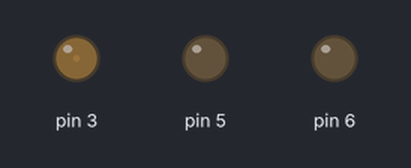
This sketch was run on a simulated Arduino Uno, built with avr-gcc and run on an emulated ATmega328P. On the bench: output pins drawn as LEDs (lit = HIGH).

Above: at 0.15 s.
At 4.95 s:
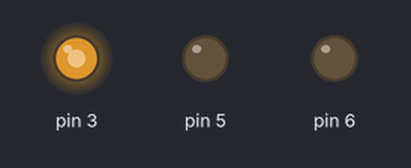
At 10.05 s:
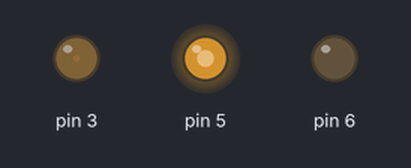
At 14.56 s:
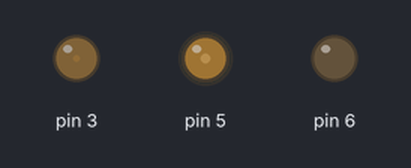
At 19.96 s:
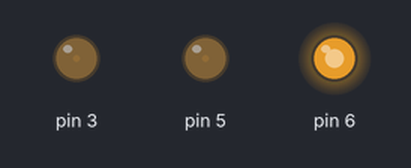
At 39.77 s:
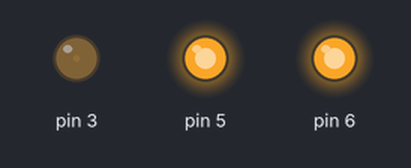
Timing chart, 0 to 40.0 s (numbered marks = the images above):
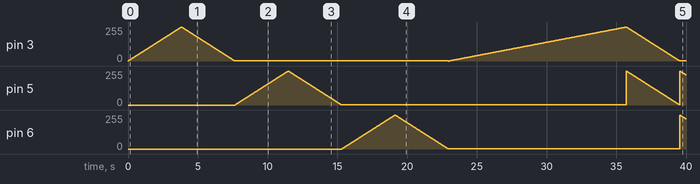

The sketch:

Respira__o.ino
```cpp
void setup() {
// configurando pinos como input
// ao configurar um pino digital como input, podemos verificar no programa se há ou não um corrente elétrica chegando até o pino. para isso fazemos a leitura se há pino com a função
// digitalRead(). A função retorna 1 quando existe corrwnte elética até o pino, e retorna 0 quando não há corrente.

pinMode (3 ,  INPUT);

Serial.begin (9600);


}

void loop() {
  for (int i = 0; i <255; i++){
  analogWrite (3, i);
  delay (15);
}
  for (int j = 255; j>0; j--){
    analogWrite (3, j);
    delay (15);
  }

    for (int i = 0; i <255; i++){
  analogWrite (5, i);
  delay (15);
}
  for (int j = 255; j>0; j--){
    analogWrite (5, j);
    delay (15);
  }

    for (int i = 0; i <255; i++){
  analogWrite (6, i);
  delay (15);
}
  for (int j = 255; j>0; j--){
    analogWrite (6, j);
    delay (15);
  }
    for (int i = 0; i <255; i++){
  analogWrite (3, i);
  delay (50);
}
  for (int j = 255; j>0; j--){
    analogWrite (3, j);
    analogWrite (5, j);
    delay (15);
  }
  for (int j = 255; j>0; j--){
    analogWrite (5, j);
    analogWrite (6, j);
    delay (15);
  }
  for (int j = 255; j>0; j--){
    analogWrite (6, j);
    analogWrite (3, j);
    delay (15);
  }
  }
```
